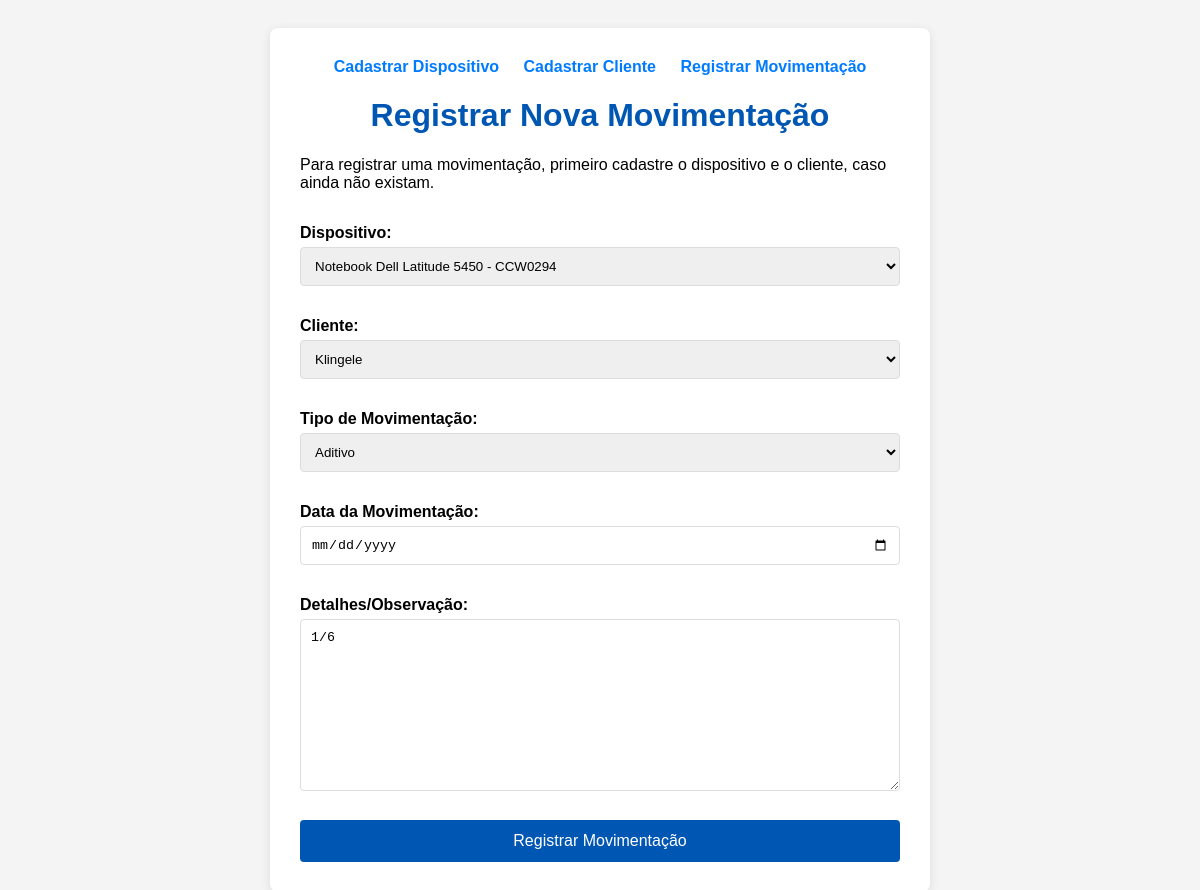
/movement/1/edit/, run on the app's committed database.
### inventory/models.py (models this page shows, shortened)
class Movimentacao(models.Model):
    MOVEMENT_TYPE_CHOICES = [
        ('locacao', 'Nova Locação'),
        ('aditivo', 'Aditivo'),
        ('devolucao', 'Devolução'),
        ('manutencao', 'Manutenção'),
        ('venda', 'Venda'),
        ('outros', 'Outros'),
    ]
    device = models.ForeignKey(Device, on_delete=models.CASCADE, verbose_name="Dispositivo")
    client = models.ForeignKey(Client, on_delete=models.CASCADE, verbose_name="Cliente")
    movement_type = models.CharField(max_length=20, choices=MOVEMENT_TYPE_CHOICES, verbose_name="Tipo de Movimentação")
    movement_date = models.DateField(verbose_name="Data da Movimentação")
    details = models.TextField(blank=True, null=True, verbose_name="Detalhes/Observação")
    issue_description = models.TextField(verbose_name="Descrição do Problema")
    created_at = models.DateTimeField(auto_now_add=True, verbose_name="Data de Movimentação")
    class Meta:
        verbose_name = "Movimentação"
        verbose_name_plural = "Movimentações"

### inventory/views.py (the view)
# urls.py: path('movement/<int:pk>/edit/', views.movement_update, name='movement_update'),
def movement_update(request, pk):
    movimentacao = get_object_or_404(Movimentacao, pk=pk)
    if request.method == 'POST':
        form = MovimentacaoForm(request.POST, instance=movimentacao)
        if form.is_valid():
            form.save()
            return redirect('movement_list')
    else:
        form = MovimentacaoForm(instance=movimentacao)
    context = {
        'form': form
    }
    return render(request, 'inventory/register_movement.html', context)

### inventory/forms.py
class MovimentacaoForm(forms.ModelForm):
    class Meta:
        model = Movimentacao
        fields = ['device', 'client', 'movement_type', 'movement_date', 'details']
        widgets = {
            'movement_date': forms.DateInput(attrs={'type': 'date'}),
        }

### inventory/models.py (called while the page is built)
    def __str__(self):
        return f"{self.get_device_type_display()} {self.brand} {self.model} - {self.service_tag}"

    def __str__(self):
        return self.name

### inventory/templates/inventory/register_movement.html (shortened to what this page needs)
<!DOCTYPE html>
<html lang="pt-br">
<head>
</head>
<body>
    <div class="container">
        <div class="nav">
            <a href="{% url 'register_device' %}">Cadastrar Dispositivo</a>
            <a href="{% url 'register_client' %}">Cadastrar Cliente</a>
            <a href="{% url 'register_movement' %}">Registrar Movimentação</a>
        </div>
        <h1>Registrar Nova Movimentação</h1>
        <p>Para registrar uma movimentação, primeiro cadastre o dispositivo e o cliente, caso ainda não existam.</p>
        <form method="post">
            {{ form.as_p }}
            <button type="submit">Registrar Movimentação</button>
        </form>
    </div>
</body>
</html>

### inventory/templates/inventory/register_movement.html (style rules this page uses)
body { font-family: sans-serif; background-color: #f4f4f4; padding: 20px; }
.container { max-width: 600px; margin: 0 auto; background: #fff; padding: 30px; border-radius: 8px; box-shadow: 0 2px 10px rgba(0,0,0,0.1); }
h1 { text-align: center; color: #0056b3; }
form { display: flex; flex-direction: column; }
form p { margin-bottom: 15px; }
form label { font-weight: bold; margin-bottom: 5px; display: block; }
form input, form select, form textarea { width: 100%; padding: 10px; border-radius: 4px; border: 1px solid #ddd; box-sizing: border-box; }
button { background-color: #0056b3; color: white; padding: 12px 20px; border: none; border-radius: 4px; cursor: pointer; font-size: 16px; margin-top: 10px; }
.nav { text-align: center; margin-bottom: 20px; }
.nav a { margin: 0 10px; text-decoration: none; color: #007bff; font-weight: bold; }

### data on the page
Movimentacao: device "Notebook Dell Latitude 5450 - CCW0294", client "Klingele", movement_type "Aditivo", details "1/6"
